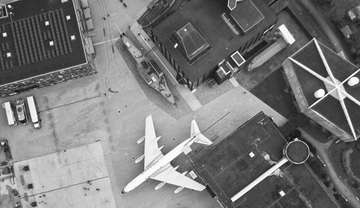
%> input picture Lab 1/IMG1.pgm, 360 x 208 px, shrunk from 512 x 296 before the run
$ octave Assignment_2.m   (GNU Octave 9; MATLAB toolbox functions it lacks are replaced by stand-ins)
%> lines starting %> are read from the running program, lines starting %| are printed output that depends on the picture
% After solving the correspondence, we get 4 equations of affine transform

tx =5.6;
ty = 155.6;

theta = -0.5226;

Img = imread('IMG1.pgm');
%> Img is the input picture: size 208x360 uint8; min 9, max 255, mean 120.4
Result = imread('IMG2.pgm');
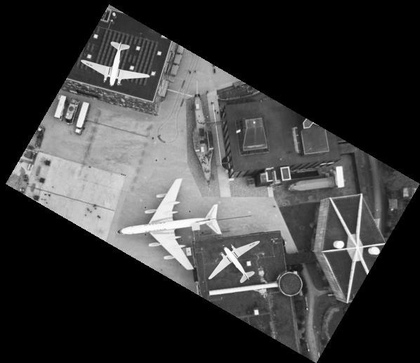
%> input picture Lab 1/IMG2.pgm, 420 x 363 px, shrunk from 598 x 517 before the run
%> Result is the input picture: size 363x420 uint8; min 0, max 255, mean 60.2
p = size(Img,1);
%> p = 208
q = size(Img,2);
%> q = 360

%canvasing the image
temp=zeros(size(Result));
temp(1:p,1:q)=Img;
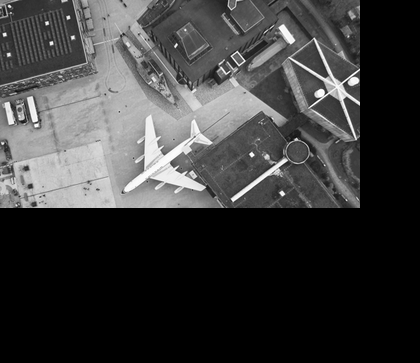
%> temp: size 363x420 double; min 0, max 255, mean 59.1
Img=temp;

p = size(Img,1);
%> p = 363
q = size(Img,2);
%> q = 420

transform_img = 0* ones(size(Result));

for i=1:p
    for j=1:q
        X = (i-tx)*cos(theta) + sin(theta)*(j-ty) ;
        Y = -(i-tx)*sin(theta) + cos(theta)*(j-ty) ;

        f_x=floor(X);
        f_y=floor(Y);
        c_x=f_x + 1;
        c_y=f_y + 1;

        if (f_x >=1 && f_y>=1 && f_x <=p && f_y<=q)
            transform_img(i,j) = transform_img(i,j)+  Img(f_x,f_y)*(c_x-X)*(c_y-Y);
        end

        if (c_x >=1 && f_y>=1 && c_x <=p && f_y<=q)
            transform_img(i,j) = transform_img(i,j)+  Img(c_x,f_y)*(X-f_x)*(c_y-Y);
        end

        if (c_x >=1 && c_y>=1 && c_x <=p && c_y<=q)
            transform_img(i,j) = transform_img(i,j)+  Img(c_x,c_y)*(X-f_x)*(Y-f_y);
        end

        if (f_x >=1 && c_y>=1 && f_x <=p && c_y<=q)
            transform_img(i,j) = transform_img(i,j)+  Img(f_x,c_y)*(c_x-X)*(Y-f_y);
        end

    end
end
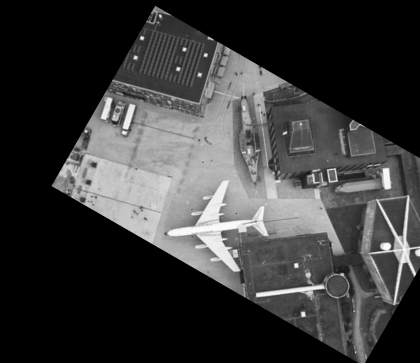
%> transform_img: size 363x420 double; min 0, max 253.5, mean 57.8

figure, imshow(Result)
figure, imshow(uint8(Img))
figure, imshow(uint8(transform_img))

changes = (Result - uint8(transform_img) );
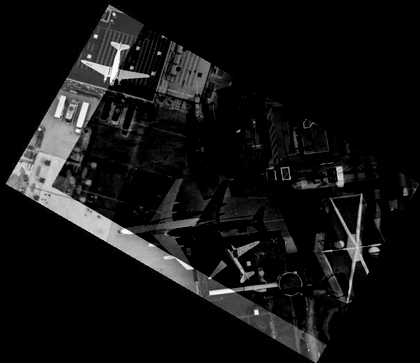
%> changes: size 363x420 uint8; min 0, max 255, mean 20
figure, imshow(changes)
